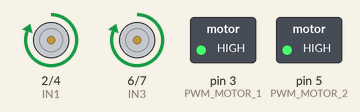
This sketch was run on a simulated Arduino Uno, built with avr-gcc and run on an emulated ATmega328P. Parts: motor-driver pin pairs drawn as motors (green arrow = first pin HIGH = forward, orange = second pin HIGH = backward, longer = more drive), switched loads named in the sketch (green lamp = pin HIGH).

Above: at 0.2 s.
At 1.7 s:
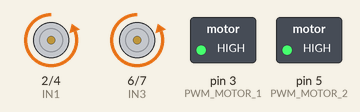
Timing chart, 0 to 3.0 s (numbered marks = the images above):
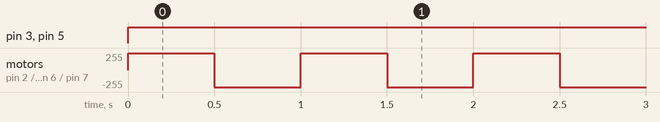

Measured:
- by itself, pin 3 (PWM_MOTOR_1), pin 5 (PWM_MOTOR_2): LOW → HIGH at 0.00 s
- by itself, motor on pin 2 (IN1) / pin 4 (IN2), motor on pin 6 (IN3) / pin 7 (IN4): alternates forward 255/255 for 0.50 s and backward 255/255 for 0.50 s

The sketch:

motores.ino
```cpp
void MOTOR1 (int PWM,bool IN1,bool IN2);
void MOTOR2 (int PWM,bool IN3,bool IN4);


void setup() {
pinMode(2,OUTPUT);//IN1
pinMode(3,OUTPUT);//PWM MOTOR 1
pinMode(4,OUTPUT);//IN2
pinMode(5,OUTPUT);//PWM MOTOR 2
pinMode(6,OUTPUT);//IN3
pinMode(7,OUTPUT);//IN4

}

void loop() {
MOTOR1(255,1,0);
MOTOR2(255,1,0);
delay(500);
MOTOR1(255,0,1);
MOTOR2(255,0,1);
delay(500);


}
void MOTOR1 (int PWM,bool IN1,bool IN2)
{
digitalWrite(2,IN1);
digitalWrite(4,IN2);
analogWrite(3,PWM);
}

void MOTOR2 (int PWM,bool IN3,bool IN4)
{
digitalWrite(6,IN3);
digitalWrite(7,IN4);
analogWrite(5,PWM);
}
```
